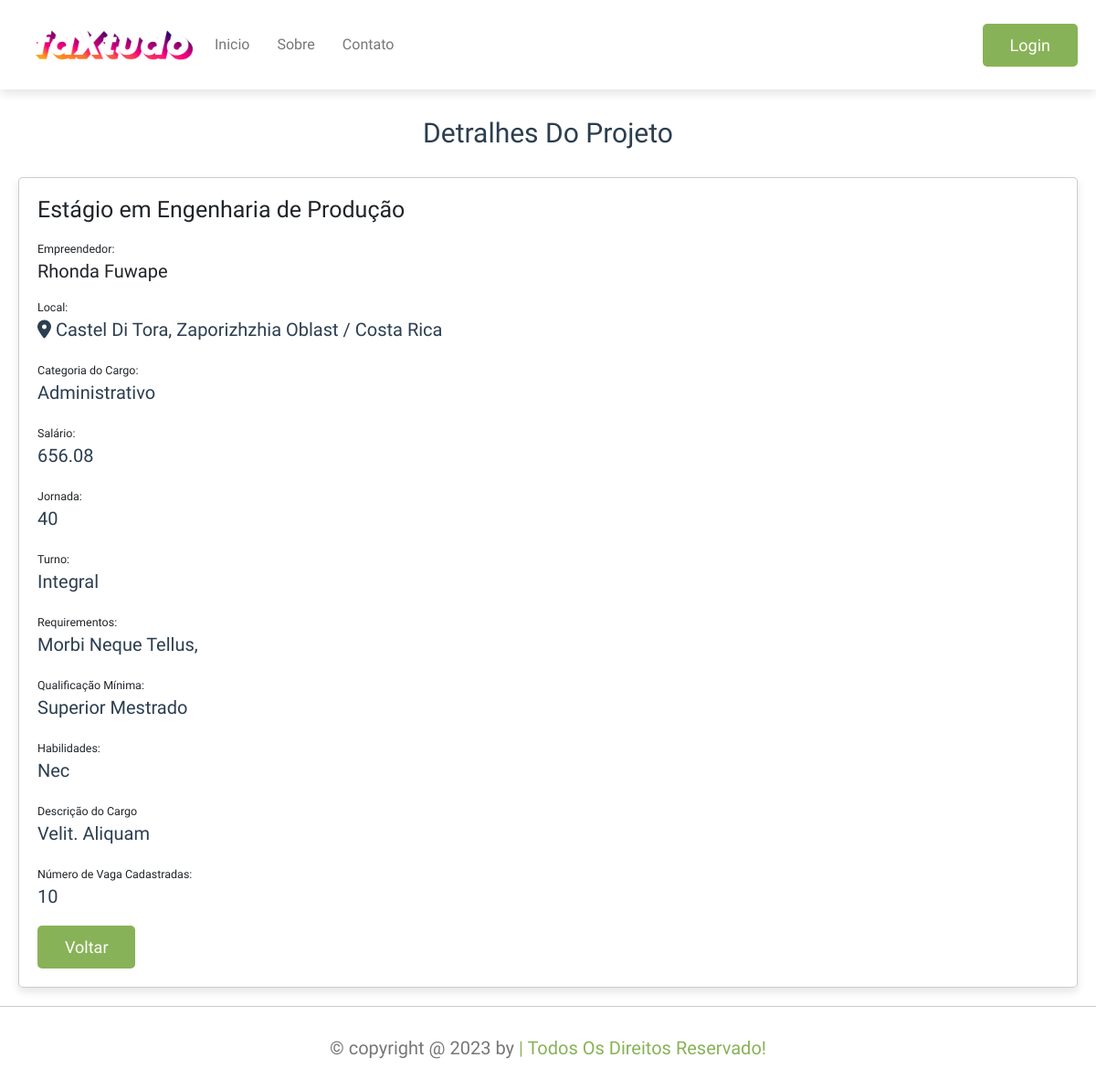
Page /detalha_job.php?subject=2 on the committed database.
### tables this page shows
CREATE TABLE publica (
    fk_USUARIO_id_user INT UNSIGNED NOT NULL,
    fk_EMPREGO_id_job INT UNSIGNED NOT NULL,
    PRIMARY KEY (fk_USUARIO_id_user, fk_EMPREGO_id_job)
);

CREATE TABLE EMPREGO (
    id_job INT UNSIGNED NOT NULL PRIMARY KEY AUTO_INCREMENT,
    cargo VARCHAR(500),
    cat_cargo VARCHAR(500),
    desc_cargo TEXT,
    dt_cadastro TIMESTAMP,
    salario DOUBLE,
    jornada VARCHAR(500),
    turno VARCHAR(500),
    requerimentos VARCHAR(500),
    qualificacao_min VARCHAR(500),
    habilidades VARCHAR(500),
    n_vagas INT,
    cep varchar(500),
    bairro VARCHAR(500),
    cidade VARCHAR(500),
    uf VARCHAR(500),
    pais VARCHAR(500)
);

CREATE TABLE USUARIO (
    id_user INT UNSIGNED NOT NULL PRIMARY KEY AUTO_INCREMENT,
    cnpj_cpf VARCHAR(14) NOT NULL UNIQUE,
    nome VARCHAR(500),
    email VARCHAR(500),
    senha VARCHAR(512),
    tel VARCHAR(500),
    dt_nasc DATE,
    especialidade VARCHAR(500),
    cep varchar(500),
    bairro varchar(500),
    cidade varchar(500),
    uf varchar(500),
    pais varchar(500)
);

### public/detalha_job.php (the view)
<?php include_once 'private/banco.php';?>
<?php include_once 'header.php';?>
<?php
	$id = $_GET['subject'];
	$sql = "SELECT * FROM emprego
		INNER JOIN publica ON (emprego.id_job = publica.fk_EMPREGO_id_job)
		INNER JOIN usuario ON (publica.fk_USUARIO_id_user = usuario.id_user)
		WHERE id_job = $id";
	$resultado = mysqli_query($connect,$sql);
	$linha = mysqli_fetch_assoc($resultado);
?>
<section class="job-details">
	<h1 class="heading">Detralhes do Projeto</h1>
	<div class="details">
		<div class="job-info">
			<h1><?php echo  $linha['cargo'];?></h1><br>
			<h5>Empreendedor:</h5>
			<h2><?php echo  $linha['nome'];?></h2><br>
			<h5>Local:</h5>
			<h3>
				<i class="fas fa-map-marker-alt"></i>
				<?php echo  $linha['bairro'];?>,
				<?php echo  $linha['uf'];?> /
				<?php echo  $linha['pais'];?>
			</h3><br>
			<h5>Categoria do Cargo:</h5>
			<h3><?php echo  $linha['cat_cargo'];?></h3><br>
			<h5>Salário:</h5>
			<h3><?php echo  $linha['salario'];?></h3><br>
			<h5>Jornada:</h5>
			<h3><?php echo  $linha['jornada'];?></h3><br>
			<h5>Turno:</h5>
			<h3><?php echo  $linha['turno'];?></h3><br>
			<h5>Requirementos:</h5>
			<h3><?php echo  $linha['requerimentos'];?></h3><br>
			<h5>Qualificação Mínima:</h5>
			<h3><?php echo  $linha['qualificacao_min'];?></h3><br>
			<h5>Habilidades:</h5>
			<h3><?php echo  $linha['habilidades'];?></h3><br>
			<h5>Descrição do Cargo</h5>
			<h3><?php echo  $linha['desc_cargo'];?></h3><br>
			<h5>Número de Vaga Cadastradas:</h5>
			<h3><?php echo  $linha['n_vagas'];?></h3>
		</div>
		<a href="index.php" class="btn-site" role="button" aria-pressed="true">Voltar</a>
	</div>
</section>
<?php include_once 'footer.php';?>

### public/css/style.css (style rules this page uses)
:root { --main-color:#88b257; --red:red; --light-color:#777; --light-bg:#fff; --black:#2c3e50; --white:#fff; --box-shadow:0 .5rem 1rem rgba(0,0,0,.1); --border:.1rem solid rgba(0,0,0,.2); }
* { font-family: 'Comfortaa', cursive; margin: 0; padding: 0; box-sizing: border-box; text-decoration: none; outline: none; border: none; }
html { font-size: 62.5%; overflow-x: hidden; scroll-padding-top: 7rem; scroll-behavior: smooth; }
body { background-color: var(--light-bg); }
section { padding: 2rem; margin: 0 auto; max-width: 1200px; }
.heading { text-align: center; margin-bottom: 2rem; font-size: 3rem; color: var(--black); text-transform: capitalize; padding: 1rem 0; }
.btn-site { display: inline-block; margin-top: 1rem; padding: 1rem 3rem; cursor: pointer; font-size: 1.8rem; color: var(--white); background-color: var(--main-color); border-radius: .5rem; text-transform: capitalize; text-align: center; }
.job-details .details { background-color: var(--white); border-radius: .5rem; border: var(--border); padding: 2rem; box-shadow: var(--box-shadow); overflow-x: hidden; }
.job-details .details h3 { margin-bottom: 1rem; font-size: 2rem; color: var(--black); text-transform: capitalize; overflow-x: hidden; text-overflow: ellipsis; }

### rows in the picture
publica: fk_EMPREGO_id_job.cargo "Estágio em Engenharia de Produção", fk_USUARIO_id_user.nome "Rhonda Fuwape", fk_USUARIO_id_user.bairro "Castel Di Tora", fk_USUARIO_id_user.uf "Zaporizhzhia Oblast", fk_USUARIO_id_user.pais "Costa Rica", fk_EMPREGO_id_job.cat_cargo "Administrativo", fk_EMPREGO_id_job.salario "656.08", fk_EMPREGO_id_job.jornada "40", fk_EMPREGO_id_job.turno "Integral", fk_EMPREGO_id_job.requerimentos "Morbi Neque Tellus,", fk_EMPREGO_id_job.qualificacao_min "Superior Mestrado", fk_EMPREGO_id_job.habilidades "Nec", fk_EMPREGO_id_job.desc_cargo "Velit. Aliquam", fk_EMPREGO_id_job.n_vagas "10"
